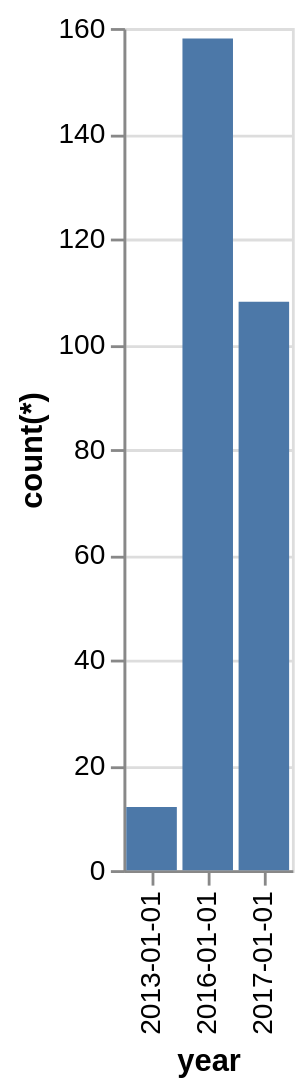

Vega-Lite specification for this chart:
### Vega-Lite specification from a JSON file in a GitHub repository (floating-point values rounded to 4 significant figures)
{"data": {"values": [{"x_data": "2013-01-01", "y_data": 12}, {"x_data": "2016-01-01", "y_data": 158}, {"x_data": "2017-01-01", "y_data": 108}]}, "mark": "bar", "encoding": {"x": {"field": "x_data", "type": "nominal", "title": "year", "sort": "ascending"}, "y": {"field": "y_data", "type": "quantitative", "title": "count(*)"}}}
